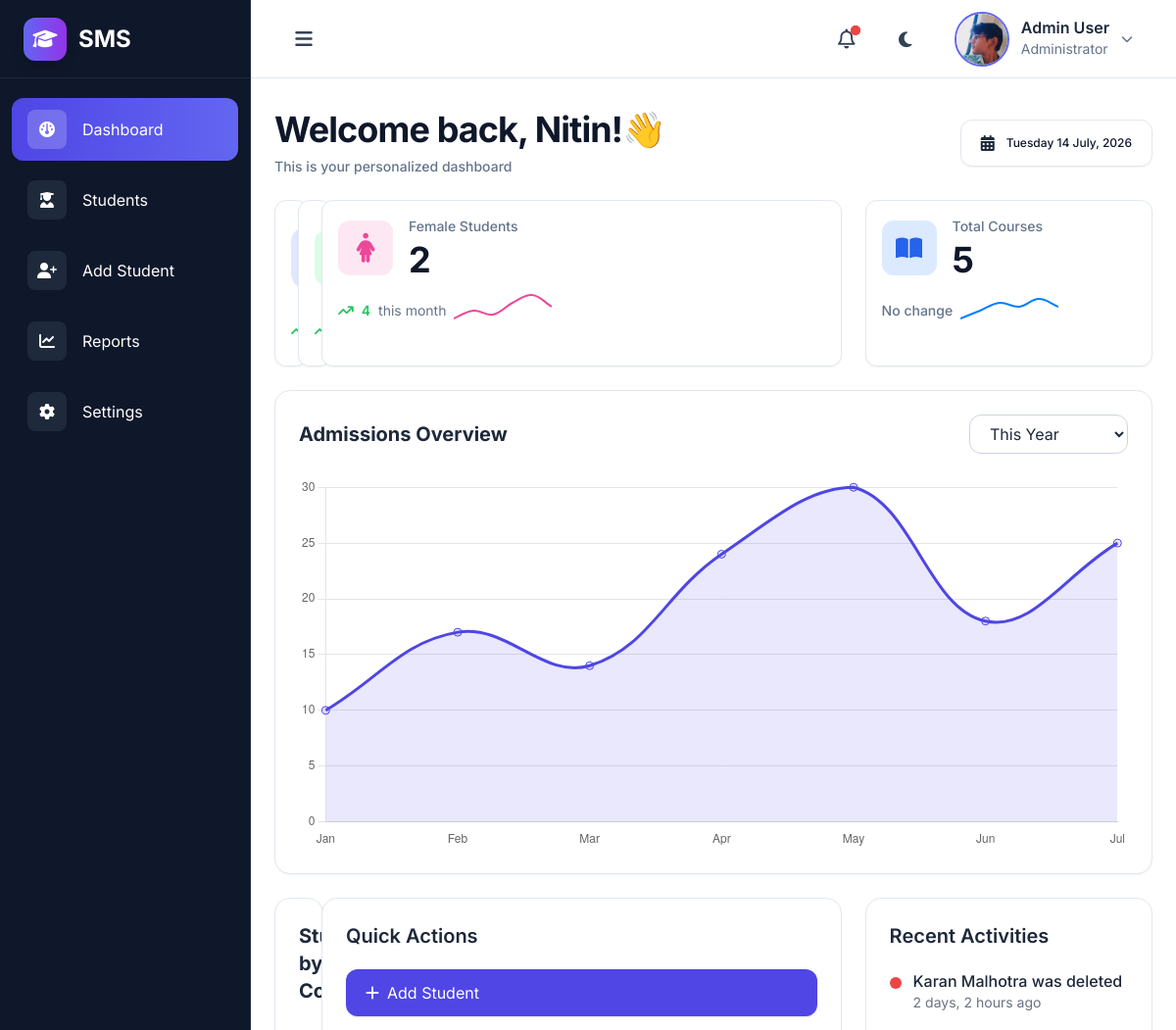
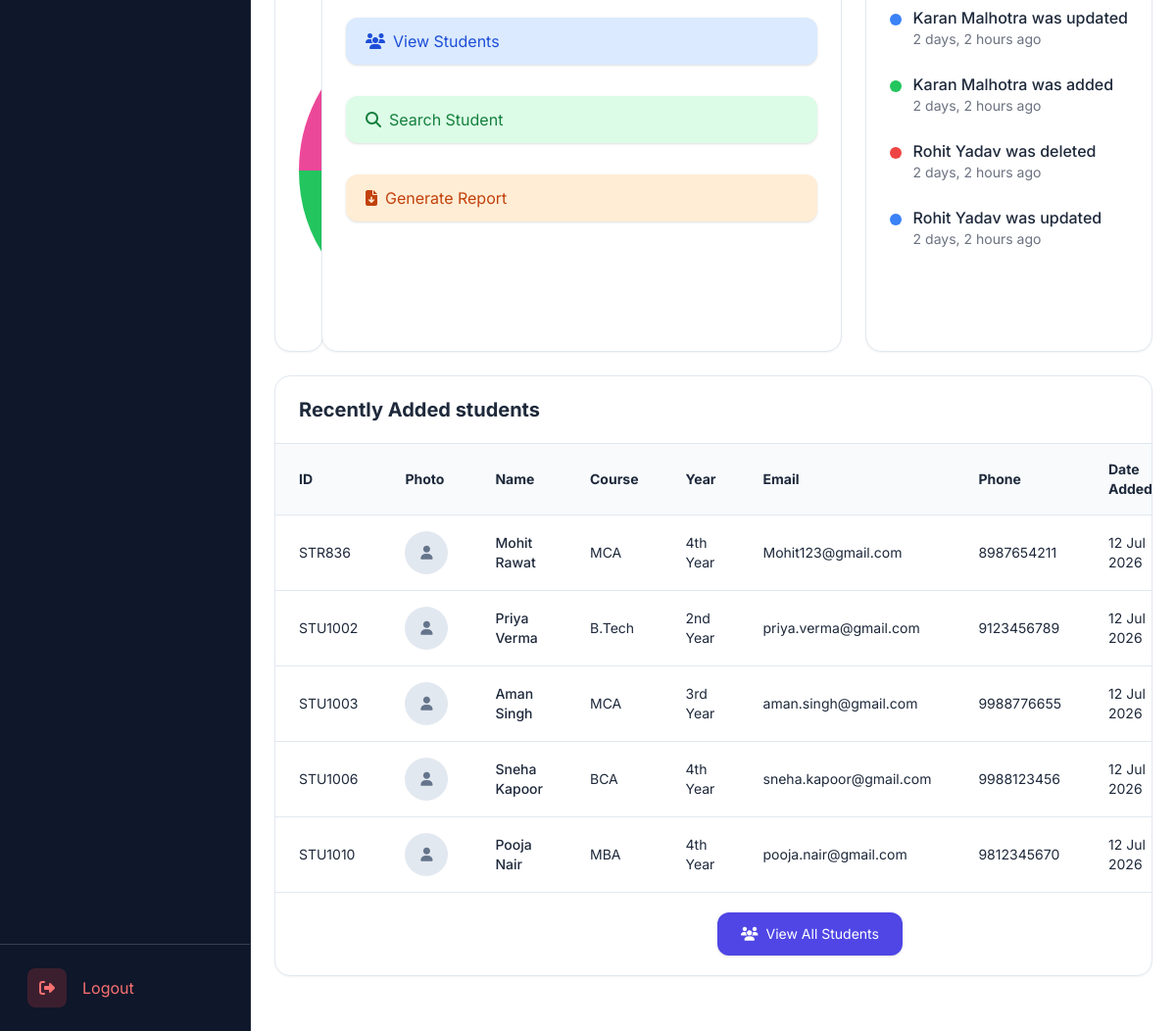
Before: /dashboard/ (signed in) with the older database file (2 pictures, top to bottom).
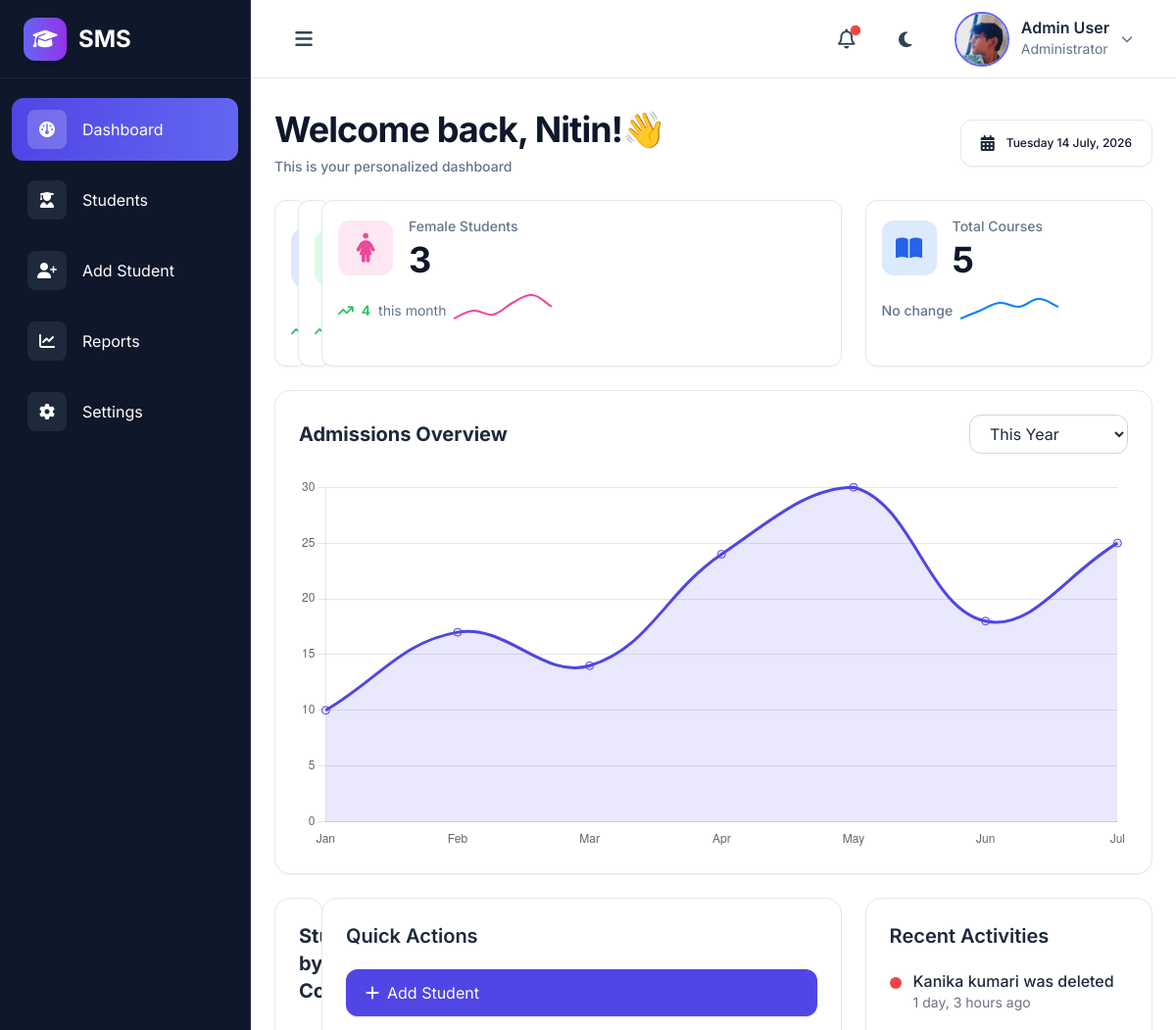
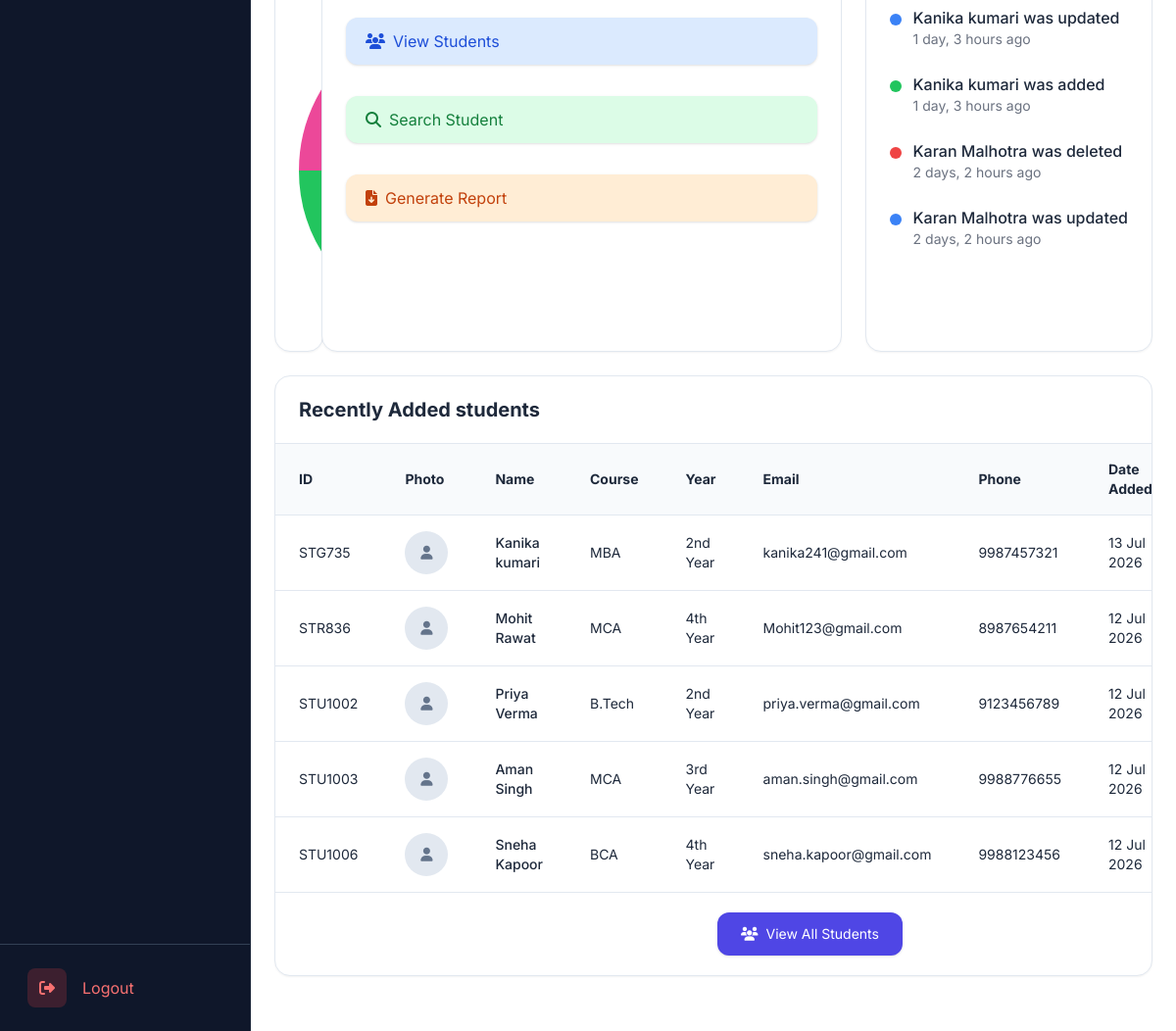
After: the same page with the newer database file (2 pictures, top to bottom).
### MainApp/models.py (models this page shows, shortened)
class Activity(models.Model):
    title = models.CharField(max_length=200)
    color = models.CharField(max_length=20)
    created_at = models.DateTimeField(auto_now_add=True)
    user = models.ForeignKey(
        User,
        on_delete=models.CASCADE,
        null=True,
        blank=True
    )
    class Meta:
        ordering = ['-created_at']

class Student(models.Model):
    STATUS_CHOICES = [
        ("Active", "Active"),
        ("Inactive", "Inactive"),
    ]
    YEAR_CHOICES = [
        ('1st Year', '1st Year'),
        ('2nd Year', '2nd Year'),
        ('3rd Year', '3rd Year'),
        ('4th Year', '4th Year'),
    ]
    COURSES = [('BCA','BCA'),('B.Tech','B.Tech'),('MCA','MCA'),('BBA','BBA'),('MBA','MBA')]
    name = models.CharField(max_length=100)
    email = models.EmailField()
    student_id = models.CharField(max_length=20, unique=True)
    photo = models.ImageField(upload_to="students/", blank=True, null=True)
    courses = models.CharField(max_length=50, choices=COURSES)
    phone = models.CharField(max_length=10)
    year = models.CharField(
        max_length=20,
        choices=YEAR_CHOICES,
        default="1st Year"
    )
    date_of_birth = models.DateField()
    created_at = models.DateField(auto_now_add=True)
    status = models.CharField(
        max_length=20,
        choices=STATUS_CHOICES,
        default="Active"
    )
    address = models.TextField(blank=True, null=True)

### MainApp/views.py (the view)
# urls.py: path("dashboard/", views.dashboard, name='dashboard'),
@login_required
def dashboard(request):
    activitys = Activity.objects.all()[:5]
    recent_students = Student.objects.order_by("-created_at")[:5]
    students = Student.objects.all()
    total_students = students.count()
    active_students = students.filter(status="Active").count()
    inactive_students = students.filter(status="Inactive").count()
    total_courses = students.values("courses").distinct().count()
    admission_data = (
        Student.objects
        .annotate(month=TruncMonth("created_at"))
        .values("month")
        .annotate(total=Count("id"))
        .order_by("month")
    )
    admission_labels = [
        item["month"].strftime("%b" "%y")
        for item in admission_data
    ]
    admission_values = [
        item["total"]
        for item in admission_data
    ]
    course_data = (
        Student.objects
        .values("courses")
        .annotate(total=Count("id"))
        .order_by("courses")
    )
    course_labels = [
        item["courses"]
        for item in course_data
    ]
    course_values = [
        item["total"]
        for item in course_data
    ]
    context = {
    "user": request.user,
    "activitys": activitys,
    "recent_students": recent_students,
    "total_students": total_students,
    "active_students": active_students,
    "inactive_students": inactive_students,
    "total_courses": total_courses,
    "admission_labels": admission_labels,
    "admission_values": admission_values,
    "course_labels": course_labels,
    "course_values": course_values,
}
    return render(request, "dashboard.html", context)

### MainApp/templates/dashboard.html (shortened to what the changed rows need)
{% extends "base.html" %}
{% block content %}
<div class="flex flex-col lg:flex-row lg:items-center lg:justify-between gap-5">
  <div class="left-part">
    <h2
      class="text-3xl md:text-4xl xl:text-5xl font-bold tracking-tight text-slate-900 dark:text-white transition-colors duration-300">
      Welcome back, {{user.username}}!👋
    </h2>
  </div>
</div>
<div class="grid grid-cols-1 md:grid-cols-2 xl:grid-cols-4 gap-6  py-6">
  <div
    class="bg-white dark:bg-slate-800 rounded-xl border border-slate-200 dark:border-slate-700 shadow-sm hover:shadow-xl hover:border-indigo-300 dark:hover:border-indigo-500 transition-all duration-300 px-4 py-4">
    <div class="flex items-center gap-4">
      <div>
        <h2 class="text-4xl xl:text-5xl font-bold text-slate-900 dark:text-white mt-1">{{ total_students }}</h2>
      </div>
    </div>
  </div>
  <div
    class="bg-white dark:bg-slate-800 rounded-xl border border-slate-200 dark:border-slate-700 shadow-sm hover:shadow-xl hover:border-indigo-300 dark:hover:border-indigo-500 transition-all duration-300 px-4 py-4">
    <div class="flex items-center gap-4">
      <div>
        <h2 class="text-4xl xl:text-5xl font-bold text-slate-900 dark:text-white mt-1">{{ active_students }}</h2>
      </div>
    </div>
  </div>
  <div
    class="bg-white dark:bg-slate-800 rounded-xl border border-slate-200 dark:border-slate-700 shadow-sm hover:shadow-xl hover:border-indigo-300 dark:hover:border-indigo-500 transition-all duration-300 px-4 py-4">
    <div class="flex items-center gap-4">
      <div>
        <p class="text-sm font-medium text-slate-500">Female Students</p>
        <h2 class="text-4xl xl:text-5xl font-bold text-slate-900 dark:text-white mt-1">{{ inactive_students }}</h2>
      </div>
    </div>
  </div>
  <div
    class="bg-white dark:bg-slate-800 rounded-xl border border-slate-200 dark:border-slate-700 shadow-sm hover:shadow-xl hover:border-indigo-300 dark:hover:border-indigo-500 transition-all duration-300 px-4 py-4">
    <div class="flex items-center gap-4">
      <div>
        <h2 class="text-4xl xl:text-5xl font-bold text-slate-900 dark:text-white mt-1">{{ total_courses }}</h2>
      </div>
    </div>
  </div>
  <div
    class="col-span-4 bg-white dark:bg-slate-800 rounded-2xl border border-slate-200 dark:border-slate-700 shadow-sm p-6 transition-all duration-300 hover:shadow-lg">
    <div class="flex flex-col sm:flex-row sm:items-center sm:justify-between gap-4 mb-6">
      <div>
        <h2 class="text-xl font-bold text-slate-800 dark:text-white">
          Admissions Overview
        </h2>
      </div>
    </div>
  </div>
  <div
    class="col-span-2 bg-white dark:bg-slate-800 rounded-2xl shadow-sm hover:shadow-lg border border-slate-200 dark:border-slate-700 p-6">
    <h2 class="text-xl font-bold text-slate-800 dark:text-white mb-10">
      Student by Course
    </h2>
  </div>
  <div
    class="col-span-1 bg-white dark:bg-slate-800 rounded-2xl shadow-sm border border-slate-200 dark:border-slate-700 p-6">
    <div class="space-y-6">
      {% for activity in activitys %}
      <div class="flex gap-3">
        <div class="w-3 h-3 mt-2 rounded-full
                {% if activity.color == 'green' %}bg-green-500
                {% elif activity.color == 'blue' %}bg-blue-500
                {% elif activity.color == 'red' %}bg-red-500
                {% else %}bg-indigo-500
                {% endif %}">
        </div>
        <div>
          <p class="font-medium">{{ activity.title }}</p>
          <p class="text-sm text-gray-500">
            {{ activity.created_at|timesince }} ago
          </p>
        </div>
      </div>
      {% empty %}
      <p class="text-center text-slate-500">
        No Activity
      </p>
      {% endfor %}
    </div>
  </div>
  <div
    class="col-span-4 bg-white dark:bg-slate-800 rounded-2xl border border-slate-200 dark:border-slate-700 shadow-sm transition-all duration-300 hover:shadow-lg">
    <div class="px-6 py-5 border-b border-slate-200 dark:border-slate-700">
      <h2 class="text-xl font-bold text-slate-800 dark:text-white">
        Recently Added students
      </h2>
    </div>
    <div class="overflow-x-auto">
      <table class="w-full text-sm">
        <thead class="bg-slate-50 dark:bg-slate-900">
          <tr>
            <th class="px-6 py-4 text-left">ID</th>
            <th class="px-6 py-4 text-left">Photo</th>
            <th class="px-6 py-4 text-left">Name</th>
            <th class="px-6 py-4 text-left">Course</th>
            <th class="px-6 py-4 text-left">Year</th>
            <th class="px-6 py-4 text-left">Email</th>
            <th class="px-6 py-4 text-left">Phone</th>
            <th class="px-6 py-4 text-left">Date Added</th>
          </tr>
        </thead>
        <tbody>
          {% for student in recent_students %}
          <tr
            class="border-t border-slate-200 dark:border-slate-700 hover:bg-slate-50 dark:hover:bg-slate-700 transition">
            <td class="px-6 py-4">
              {{ student.student_id }}
            </td>
            <td class="px-6 py-4">
              {% if student.photo %}
              <img src="{{ student.photo.url }}" alt="{{ student.name }}" class="w-11 h-11 rounded-full object-cover">
              {% else %}
              <div class="w-11 h-11 rounded-full bg-slate-200 flex items-center justify-center">
                <i class="fa-solid fa-user text-slate-500"></i>
              </div>
              {% endif %}
            </td>
            <td class="px-6 py-4 font-medium">
              {{ student.name }}
            </td>
            <td class="px-6 px-4">
              {{ student.courses }}
            </td>
            <td class="px-6 py-4">
              {{ student.year }}
            </td>
            <td class="px-6 py-4">
              {{ student.email }}
            </td>
            <td class="px-6 py-4">
              {{ student.phone }}
            </td>
            <td class="px-6 py-4">
              {{ student.created_at|date:"d M Y" }}
            </td>
          </tr>
          {% empty %}
          <tr>
            <td colspan="6" class="py-10 text-center text-slate-500">
              No students available.
            </td>
          </tr>
          {% endfor %}
        </tbody>
      </table>
    </div>
  </div>
</div>
{% endblock %}

Changed rows visible on the page:
no longer on this page (row unchanged): Activity: title "Karan Malhotra was added", created_at "2 days, 2 hours"
no longer on this page (row unchanged): Activity: title "Rohit Yadav was deleted", created_at "2 days, 2 hours"
no longer on this page (row unchanged): Activity: title "Rohit Yadav was updated", created_at "2 days, 2 hours"
no longer on this page (row unchanged): Student: student_id "STU1010", name "Pooja Nair", courses "MBA", year "4th Year", email "pooja.nair@gmail.com", phone "9812345670", created_at "12 Jul 2026"
added Activity: title "Kanika kumari was deleted", created_at "1 day, 3 hours"
added Activity: title "Kanika kumari was updated", created_at "1 day, 3 hours"
added Activity: title "Kanika kumari was added", created_at "1 day, 3 hours"
added Student: student_id "STG735", name "Kanika kumari", courses "MBA", year "2nd Year", email "kanika241@gmail.com", phone "9987457321", created_at "13 Jul 2026"
Other visible differences:
{{ inactive_students }}: "2" → "3"
